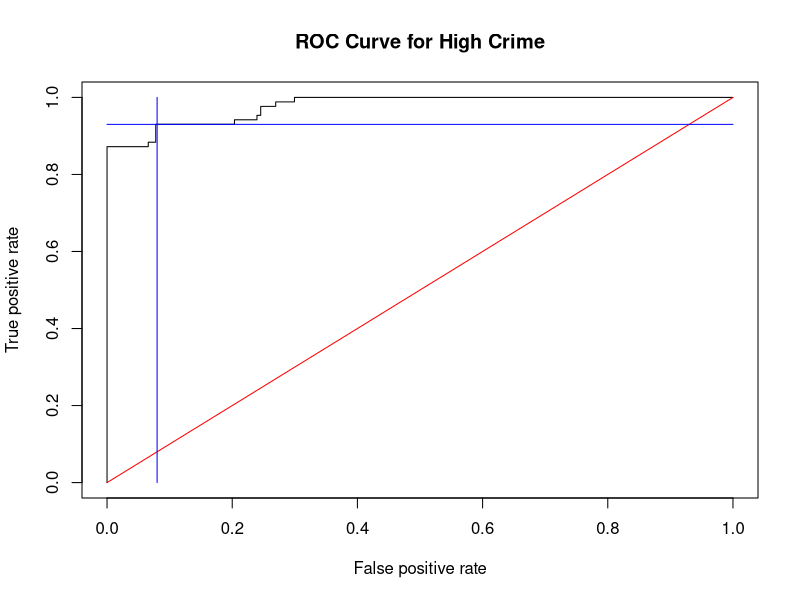

This figure's R source:
## ---- chunk 1
library(MASS)
library(Hmisc)
library(dplyr)
library(nnet)
library(ROCR)
## ---- chunk 2

#?Boston


# even though we dont need it, here is the summary
aboutBoston <- summary(Boston$crim)
aboutBoston

Boston <- Boston %>%
     mutate(crimHigh = (crim >= 1.0) * 1)
## ---- chunk 3

Boston

attach(Boston)

## ---- chunk 4
is.factor(crimHigh)

##tell R to treat this variable as categorical
crimHigh<-factor(crimHigh)

is.factor(crimHigh)

levels(crimHigh)<-c("low","high")
levels(crimHigh)

contrasts(crimHigh)

## ---- chunk 5
detach(Boston) #detach Boston so variable names aren't a mess

set.seed(199) #set seed

sample<-sample.int(nrow(Boston), floor(.50*nrow(Boston)), replace = F) # get random sample to rows
train<-Boston[sample, ]
test<-Boston[-sample, ]
## ---- chunk 6
result<-glm(crimHigh ~ indus + nox + rad + tax + lstat + medv, family = "binomial", data=train)
## ---- chunk 7
##predicted prob of high crime vs. low crime rate for testing data based on training data
preds<-predict(result,newdata=test, type="response") # need to use type=response for probabilities.

##produce the numbers associated with classification table
rates<-prediction(preds, test$crimHigh) #did it correctly identify CHD diagnosis?

##store the true positive and false postive rates
roc_result<-performance(rates,measure="tpr", x.measure="fpr")
## ---- chunk 8
##plot ROC curve and overlay the diagonal line for random guessing
plot(roc_result, main="ROC Curve for High Crime")
lines(x = c(0,1), y = c(0,1), col="red")
lines(x = c(0.08,0.08), y = c(0,1), col="blue")
lines(x = c(0,1), y = c(0.93,0.93), col="blue")
